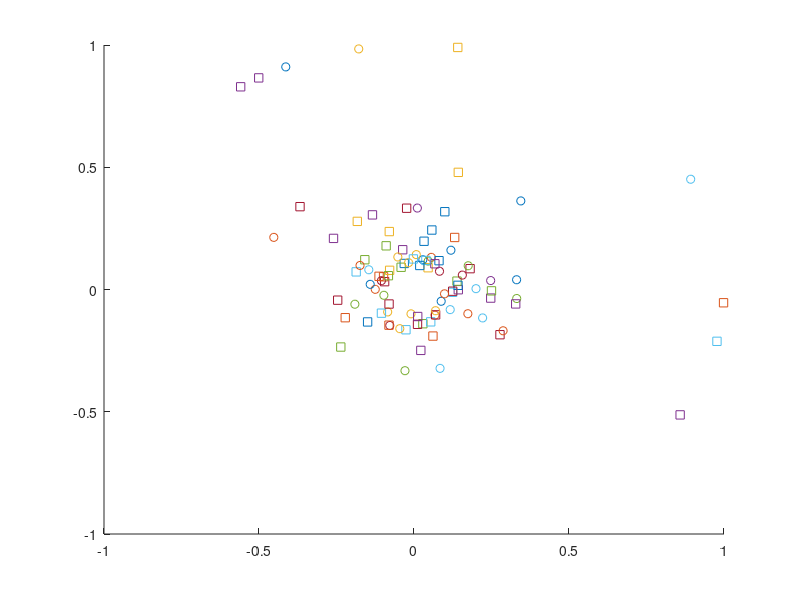

The MATLAB script that drew this image:
% (r, theta) meme map for a bunch of links

nvec = ceil(10*rand(100,1));

rvec=1./nvec;

thvec=360*rand(100,1);

rfVec=round(rand(100,1));
figure(1)
hold on
for k=1:100
    if rfVec(k)==0
        s='o';
    else
        s='s';
    end
    
    polar(thvec(k),rvec(k),s);
end